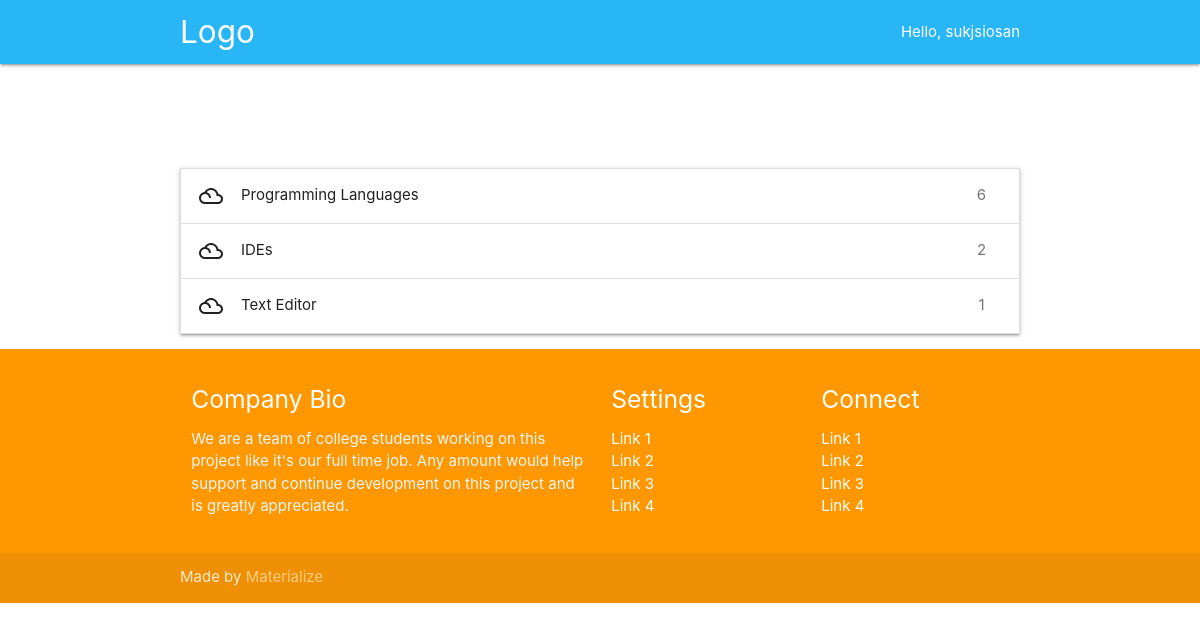
Page /categories/ (signed in) on the committed database.
### pdb_app/models.py (models this page shows, shortened)
class Category(models.Model):
    name = models.CharField(max_length=50)
    class Meta:
        db_table = "categories"
        verbose_name_plural = "categories"

### pdb_app/views.py (the view)
# urls.py: path('categories/', views.categories, name='categories'),
def categories(request):
    template = loader.get_template('pdb_app/categories.html')
    categories_list: object = Category.objects.all()
    context = {
        'categories': categories_list,
    }
    return HttpResponse(template.render(context, request))

### pdb_app/templates/pdb_app/categories.html (shortened to what this page needs)
{% extends 'pdb_app/base.html' %}
{% block content %}
<ul class="collapsible">
    {% for category in categories %}
    <li>
        <div class="collapsible-header">
            <i class="material-icons">filter_drama</i>
            {{category.name}}
            <span class="badge">{{ category.item_set.all.count }}</span></div>
    </li>
    {% endfor %}
</ul>
{% endblock content %}

### pdb_app/templates/pdb_app/base.html (shortened to what this page needs)
{% load static %}
<!DOCTYPE html>
<html lang="en">
<head>
    <link rel="stylesheet" href="https://cdnjs.cloudflare.com/ajax/libs/materialize/1.0.0/css/materialize.min.css">
    <link rel="stylesheet" href="{% static 'style.css' %}">
</head>
<body>
<nav class="light-blue lighten-1" role="navigation">
    <div class="nav-wrapper container"><a id="logo-container" href="#" class="brand-logo">Logo</a>
        <ul class="right hide-on-med-and-down">
            <li>Hello, {% if user.is_authenticated %} {{user.username}} {% else %} Guest {% endif %}</li>
        </ul>
    </div>
</nav>
<div class="section no-pad-bot">
    <div class="container">
        <div class="row center">
            <h5 class="header col s12 light">{% block description%}{% endblock description%}</h5>
        </div>
        {% block content %}
        {% endblock content %}
    </div>
</div>
<footer class="page-footer orange">
    <div class="container">
        <div class="row">
            <div class="col l6 s12">
                <h5 class="white-text">Company Bio</h5>
                <p class="grey-text text-lighten-4">We are a team of college students working on this project like it's
                    our full time job. Any amount would help support and continue development on this project and is
                    greatly appreciated.</p>
            </div>
            <div class="col l3 s12">
                <h5 class="white-text">Settings</h5>
                <ul>
                    <li><a class="white-text" href="#!">Link 1</a></li>
                    <li><a class="white-text" href="#!">Link 2</a></li>
                    <li><a class="white-text" href="#!">Link 3</a></li>
                    <li><a class="white-text" href="#!">Link 4</a></li>
                </ul>
            </div>
            <div class="col l3 s12">
                <h5 class="white-text">Connect</h5>
                <ul>
                    <li><a class="white-text" href="#!">Link 1</a></li>
                    <li><a class="white-text" href="#!">Link 2</a></li>
                    <li><a class="white-text" href="#!">Link 3</a></li>
                    <li><a class="white-text" href="#!">Link 4</a></li>
                </ul>
            </div>
        </div>
    </div>
    <div class="footer-copyright">
        <div class="container">
            Made by <a class="orange-text text-lighten-3" href="http://materializecss.com">Materialize</a>
        </div>
    </div>
</footer>
</body>
</html>

### rows in the picture
Category: name "Programming Languages", item_set.all.count "6"
Category: name "IDEs", item_set.all.count "2"
Category: name "Text Editor", item_set.all.count "1"

### other values in the picture
{{ user.username }} "sukjsiosan"
